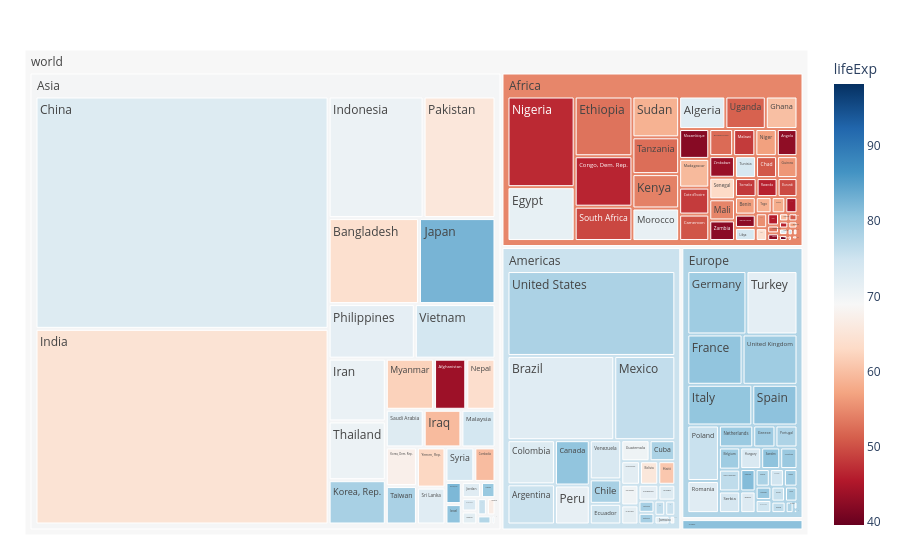

The code cell stored with this chart in its notebook:
### Code cell
import plotly.express as px
import numpy as np
df = px.data.gapminder().query("year == 2007")
print(df)
fig = px.treemap(df, path=[px.Constant("world"), 'continent', 'country'], values='pop',
                  color='lifeExp', hover_data=['iso_alpha'],
                  color_continuous_scale='RdBu',
                  color_continuous_midpoint=np.average(df['lifeExp'], weights=df['pop']))
fig.update_layout(margin = dict(t=50, l=25, r=25, b=25))
fig.show()

### Figure 1 — Plotly figure (JSON) as saved in the notebook; plotly's stock layout.template omitted (floating-point values rounded to 4 significant figures; data arrays with more than 128 entries replaced by an {"elided": "..."} marker saying what was removed)
{"data": [{"branchvalues": "total", "customdata": {"elided": "148x2 mixed values"}, "domain": {"x": [0, 1], "y": [0, 1]}, "hovertemplate": "labels=%{label}<br>pop=%{value}<br>parent=%{parent}<br>id=%{id}<br>iso_alpha=%{customdata[0]}<br>lifeExp=%{color}<extra></extra>", "ids": {"elided": "148 str values"}, "labels": {"elided": "148 str values"}, "marker": {"coloraxis": "coloraxis", "colors": {"elided": "148 float values"}}, "name": "", "parents": {"elided": "148 str values"}, "type": "treemap", "values": {"elided": "148 int values"}}], "layout": {"coloraxis": {"cmid": 68.92, "colorbar": {"title": {"text": "lifeExp"}}, "colorscale": [[0, "rgb(103,0,31)"], [0.1, "rgb(178,24,43)"], [0.2, "rgb(214,96,77)"], [0.3, "rgb(244,165,130)"], [0.4, "rgb(253,219,199)"], [0.5, "rgb(247,247,247)"], [0.6, "rgb(209,229,240)"], [0.7, "rgb(146,197,222)"], [0.8, "rgb(67,147,195)"], [0.9, "rgb(33,102,172)"], [1, "rgb(5,48,97)"]]}, "legend": {"tracegroupgap": 0}, "margin": {"b": 25, "l": 25, "r": 25, "t": 50}}}
